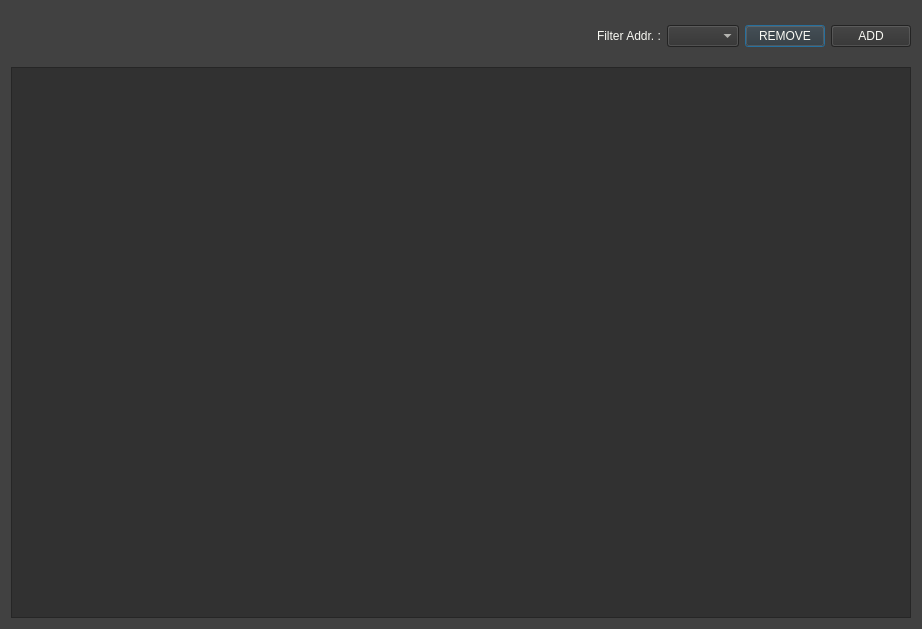
<?xml version="1.0" encoding="UTF-8"?>
<ui version="4.0">
 <class>WriteWin</class>
 <widget class="QDialog" name="WriteWin">
  <property name="geometry">
   <rect>
    <x>0</x>
    <y>0</y>
    <width>922</width>
    <height>629</height>
   </rect>
  </property>
  <property name="windowTitle">
   <string>Write Database</string>
  </property>
  <property name="styleSheet">
   <string notr="true">QDialog{
  background-color: #414141;
	color: rgb(238, 238, 236);
}</string>
  </property>
  <layout class="QGridLayout" name="gridLayout">
   <item row="0" column="0">
    <layout class="QVBoxLayout" name="verticalLayout" stretch="1,1,1,40">
     <item>
      <spacer name="verticalSpacer_2">
       <property name="orientation">
        <enum>Qt::Vertical</enum>
       </property>
       <property name="sizeHint" stdset="0">
        <size>
         <width>20</width>
         <height>40</height>
        </size>
       </property>
      </spacer>
     </item>
     <item>
      <layout class="QHBoxLayout" name="horizontalLayout">
       <item>
        <spacer name="horizontalSpacer">
         <property name="orientation">
          <enum>Qt::Horizontal</enum>
         </property>
         <property name="sizeHint" stdset="0">
          <size>
           <width>40</width>
           <height>20</height>
          </size>
         </property>
        </spacer>
       </item>
       <item>
        <widget class="QLabel" name="label">
         <property name="styleSheet">
          <string notr="true">color: #f8f8f2;</string>
         </property>
         <property name="text">
          <string>Filter Addr. :</string>
         </property>
        </widget>
       </item>
       <item>
        <widget class="QComboBox" name="comboBox">
         <property name="styleSheet">
          <string notr="true">background-color: #313131;
color: #f8f8f2;</string>
         </property>
        </widget>
       </item>
       <item>
        <widget class="QPushButton" name="pushButton_2">
         <property name="styleSheet">
          <string notr="true">background-color: #313131;
color: #f8f8f2;</string>
         </property>
         <property name="text">
          <string>REMOVE</string>
         </property>
         <property name="icon">
          <iconset resource="sources.qrc">
           <normaloff>:/imgs/arrow-up_23783.png</normaloff>:/imgs/arrow-up_23783.png</iconset>
         </property>
        </widget>
       </item>
       <item>
        <widget class="QPushButton" name="pushButton">
         <property name="styleSheet">
          <string notr="true">background-color: #313131;
color: #f8f8f2;</string>
         </property>
         <property name="text">
          <string>ADD</string>
         </property>
         <property name="icon">
          <iconset resource="sources.qrc">
           <normaloff>:/imgs/arrow-down_23784.png</normaloff>:/imgs/arrow-down_23784.png</iconset>
         </property>
        </widget>
       </item>
      </layout>
     </item>
     <item>
      <spacer name="verticalSpacer">
       <property name="orientation">
        <enum>Qt::Vertical</enum>
       </property>
       <property name="sizeHint" stdset="0">
        <size>
         <width>20</width>
         <height>40</height>
        </size>
       </property>
      </spacer>
     </item>
     <item>
      <widget class="QTableView" name="tableView">
       <property name="styleSheet">
        <string notr="true">background-color: #313131;
color: #f8f8f2;</string>
       </property>
       <property name="horizontalScrollBarPolicy">
        <enum>Qt::ScrollBarAlwaysOff</enum>
       </property>
       <attribute name="horizontalHeaderMinimumSectionSize">
        <number>110</number>
       </attribute>
       <attribute name="horizontalHeaderShowSortIndicator" stdset="0">
        <bool>true</bool>
       </attribute>
       <attribute name="horizontalHeaderStretchLastSection">
        <bool>false</bool>
       </attribute>
       <attribute name="verticalHeaderVisible">
        <bool>false</bool>
       </attribute>
      </widget>
     </item>
    </layout>
   </item>
  </layout>
 </widget>
 <resources>
  <include location="sources.qrc"/>
 </resources>
 <connections/>
</ui>
